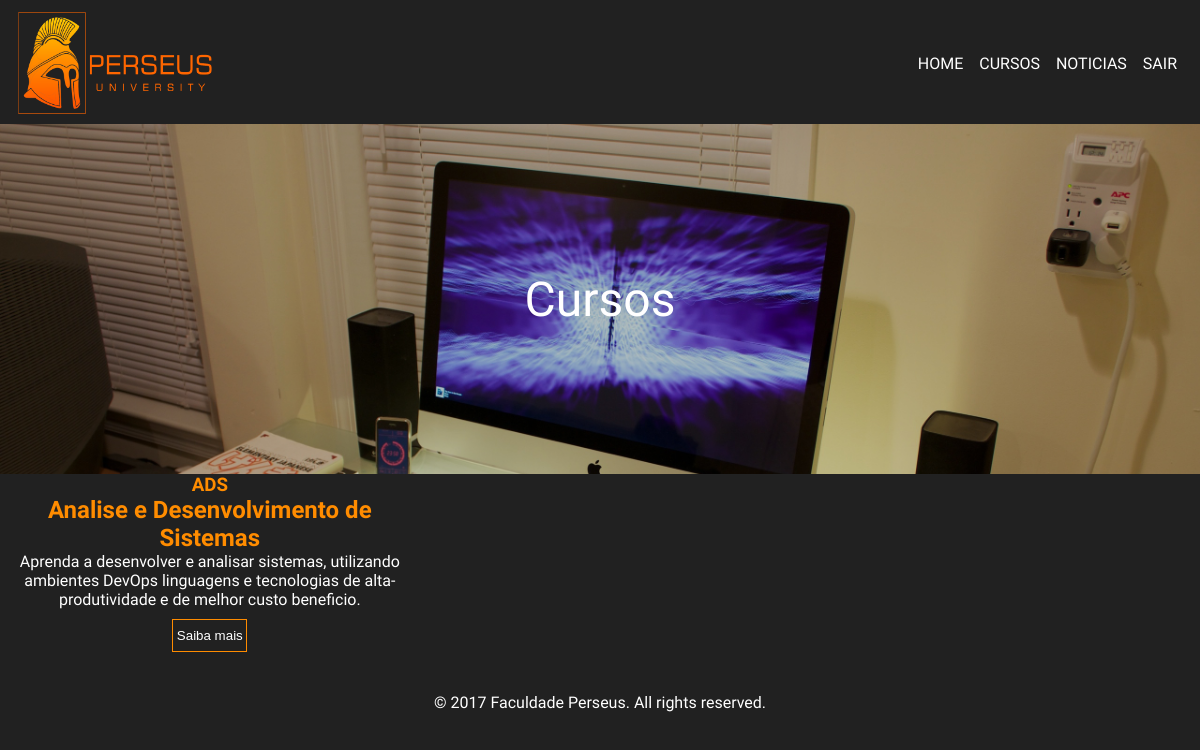
Page /listacurso/ (signed in) on the committed database.
### core/models.py (models this page shows, shortened)
class Curso(models.Model):
    sigla = models.CharField(max_length = 5, blank = False, null=False)
    nome = models.CharField(max_length = 50, blank = False, null=False)
    tipo = models.CharField(max_length = 50, blank = False, null=False)
    carga_horaria = models.IntegerField(default = 1000, blank = False)
    ativo = models.BooleanField(default = True)
    descricao_basica = models.TextField(blank = False, null=False)
    descricao_completa = models.TextField(blank = False, null=False)

### core/views.py (the view)
# urls.py: url(r'^listacurso/', lista_curso),
def lista_curso(request):
    contexto = {
        'cursos': Curso.objects.all,
    }
    return render(request, "listaCursos.html", contexto)

### core/templates/listaCursos.html (shortened to what this page needs)
{% extends "base.html" %}
{% block cssLink %}listacurso.css{% endblock %}
{% block content %}
    <section class="slide">
        <p>Cursos</p>
    </section>
    <section class="cursoPai">
        <article class="cursoFilho">
            {% for curso in cursos %}
            <div>
                <h1>{{ curso.sigla }}</h1>
                <h2>{{ curso.nome }}</h2>
                <p>{{ curso.descricao_basica }}</p>
                <a href="/curso/{{ curso.sigla }}"><button>Saiba mais</button></a>
            </div>
            {% endfor %}
        </article>
    </section>
{% endblock %}

### core/static/css/style.css (style rules this page uses)
* { padding: 0; margin: 0; }
body { background-color: #212121; }
p, li, a, label { font-family: 'Questrial', sans-serif; color: #fff }
h1, h2, h3, h4, h5, h6 { font-family: 'Arimo', sans-serif; color: #ff8c00; }
button { height: 33px; border: 1px solid #ff8c00; background-color: #212121; color: #fff; }
.slide { display: grid; width: 100%; height: 350px; text-align: center; align-items: center; font-size: 3em; }

### core/static/css/listacurso.css (style rules this page uses)
.slide { background-image: url(../img/detalheCursoAds.jpg); background-size: cover; }
.cursoPai { width: 100%; }
.cursoFilho { display: grid; grid-template-columns: 33.3% 33.3% 33.3%; width: 1170px; margin: 0 auto; text-align: center; }
.cursoFilho div button { width: 75px; margin-top: 10px; margin-bottom: 10px; }

### rows in the picture
Curso: sigla "ADS", nome "Analise e Desenvolvimento de Sistemas", descricao_basica "Aprenda a desenvolver e analisar sistemas, utilizando ambientes DevOps linguagens e tecnologias de alta-produtividade e de melhor custo beneficio."
